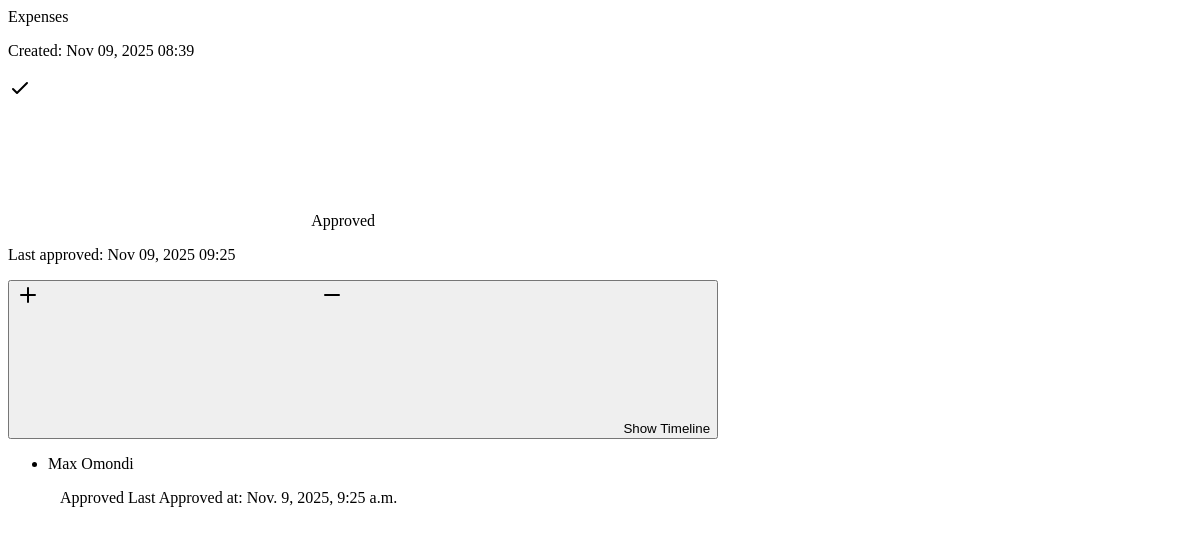
The page /approvals/search-approvals/ (signed in) on the database as committed earlier.
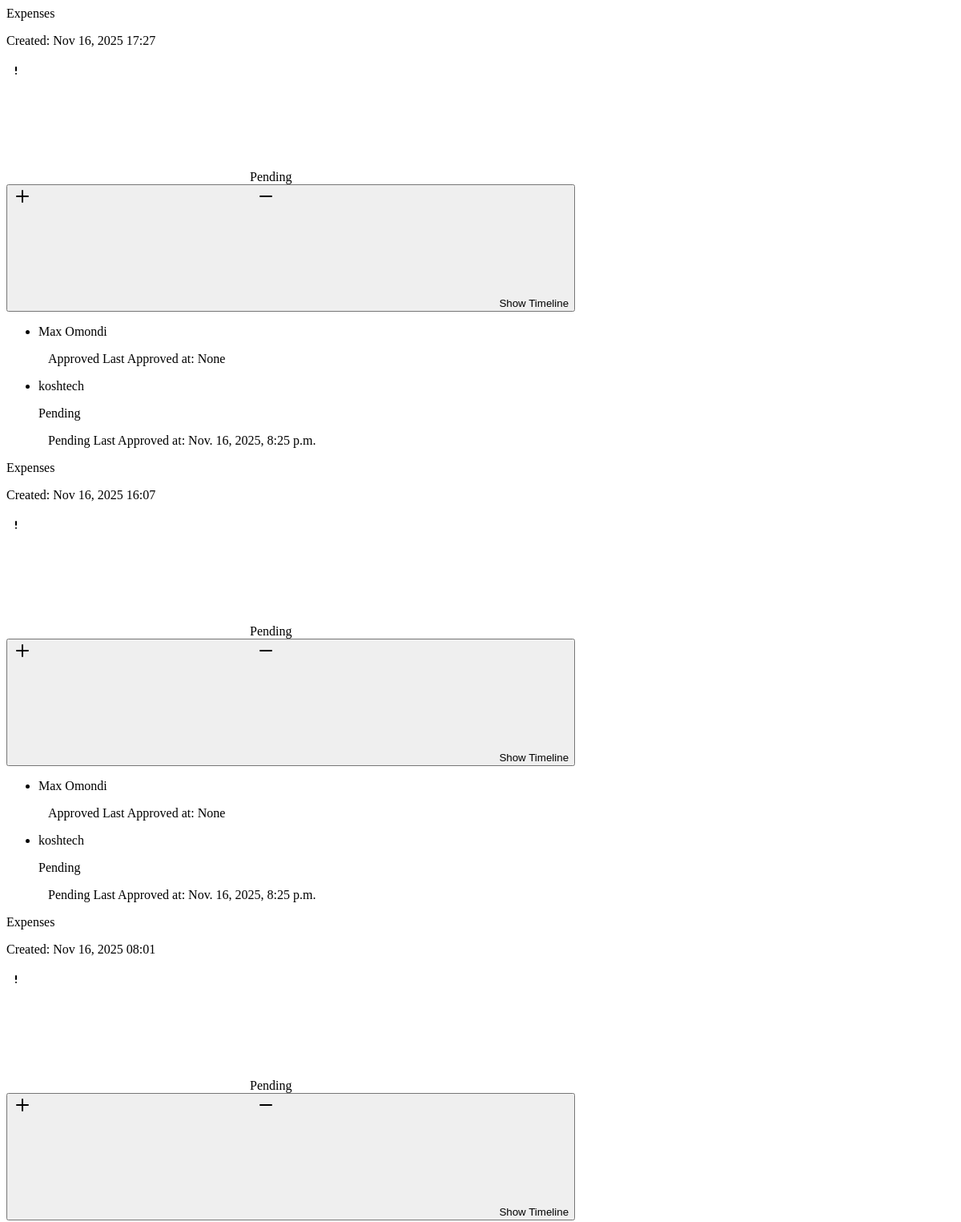
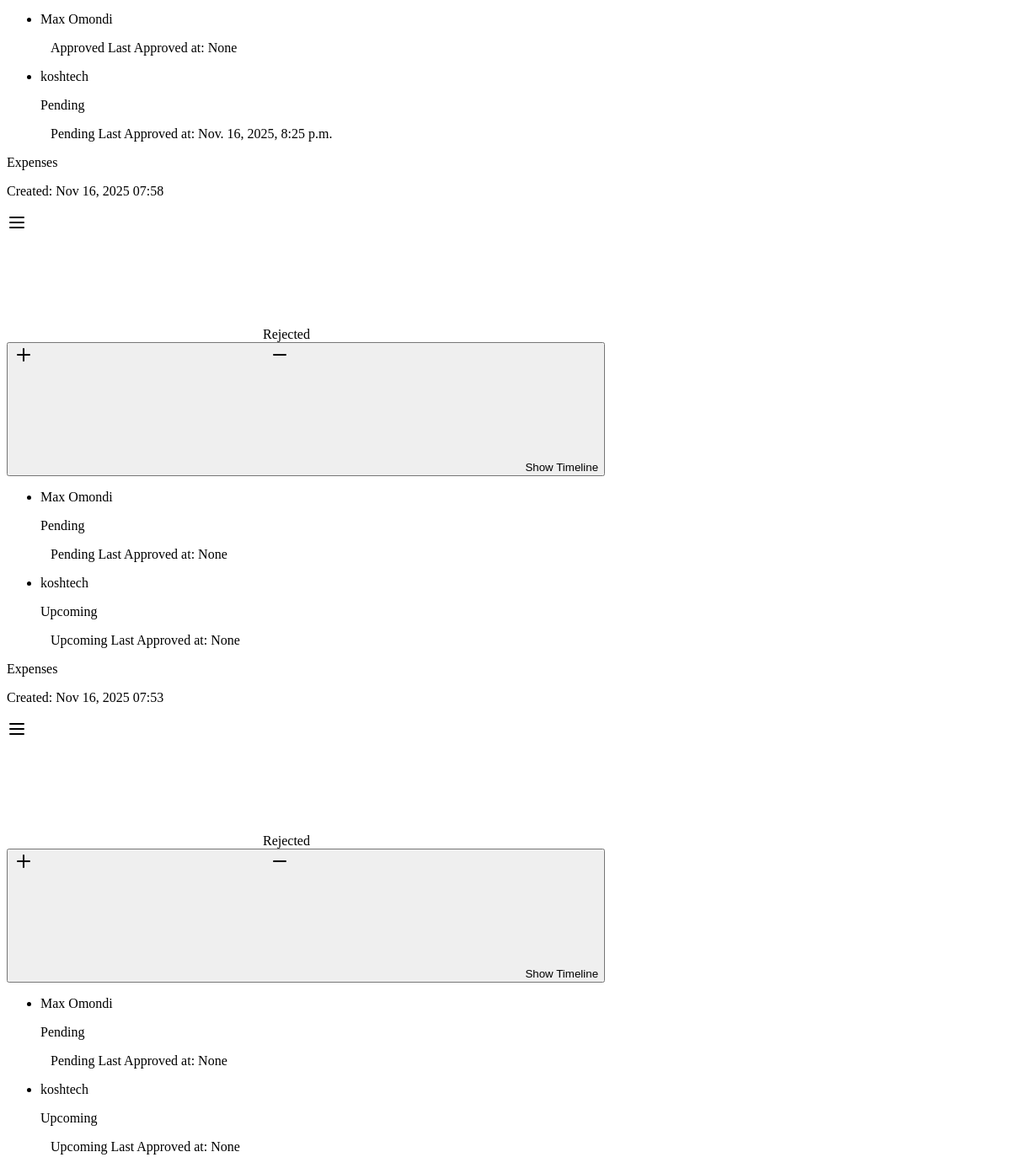
The same page on the database as committed later (2 pictures, top to bottom).
### approvals/models.py (models this page shows, shortened)
class ApprovalRecord(models.Model):
    STATUS_CHOICES = [
        ("pending", "Pending"),
        ("approved", "Approved"),
        ("rejected", "Rejected"),
        ("notified", "Notified"),
    ]
    approval_type = models.ForeignKey(ApprovalType, on_delete=models.CASCADE)
    approver = models.ForeignKey(Employee, on_delete=models.CASCADE, related_name="approvals")
    creator = models.ForeignKey(Employee, on_delete=models.CASCADE, related_name="created_approvals")
    content_type = models.ForeignKey(ContentType, on_delete=models.CASCADE, blank=True, null=True)
    object_id = models.PositiveIntegerField(blank=True, null=True)
    content_object = GenericForeignKey("content_type", "object_id")
    level = models.PositiveIntegerField(default=1)
    status = models.CharField(max_length=20, choices=STATUS_CHOICES, default="pending")
    comment = models.TextField(blank=True, null=True)
    approved_at = models.DateTimeField(blank=True, null=True)
    is_proper_approver = models.BooleanField(default=True)
    was_notified = models.BooleanField(default=False)
    rich_content = HTMLField(blank=True, null=True)
    created_at = models.DateTimeField(auto_now_add=True)
    updated_at = models.DateTimeField(auto_now=True)

class ApprovalType(models.Model):
    name = models.CharField(max_length=100, unique=True)
    description = models.TextField(blank=True, null=True)

class ApprovalFlow(models.Model):
    approval_type = models.ForeignKey(ApprovalType, on_delete=models.CASCADE, related_name="flows")
    level = models.PositiveIntegerField()
    approver = models.ForeignKey(
        Employee, on_delete=models.SET_NULL, null=True, blank=True,
        related_name="flow_approver", help_text="The employee who should approve at this level"
    )
    department = models.ForeignKey(Department, on_delete=models.SET_NULL, null=True, blank=True)
    sub_department = models.ForeignKey(SubDepartment, on_delete=models.SET_NULL, null=True, blank=True)
    role = models.ForeignKey(Role, on_delete=models.SET_NULL, null=True, blank=True)
    is_proper_approver = models.BooleanField(default=True)
    notify_approver = models.BooleanField(default=False)
    is_active = models.BooleanField(default=True)
    class Meta:
        unique_together = ('approval_type', 'level')
        ordering = ["level"]

### users/models.py (models this page shows, shortened)
class Employee(models.Model):
    EMPLOYMENT_TYPE_CHOICES = [
        ('full_time', 'Full-Time'),
        ('part_time', 'Part-Time'),
        ('contract', 'Contract'),
        ('intern', 'Intern'),
    ]
    GENDER_CHOICES = [
        ('male', 'Male'),
        ('female', 'Female'),
        ('other', 'Other'),
    ]
    MARITAL_STATUS_CHOICES = [
        ('single', 'Single'),
        ('married', 'Married'),
        ('divorced', 'Divorced'),
        ('widowed', 'Widowed'),
    ]
    JOB_STATUS_CHOICES = [
        ('active', 'Active'),
        ('suspended', 'Suspended'),
        ('terminated', 'Terminated'),
        ('resigned', 'Resigned'),
    ]
    employee_code = models.CharField(max_length=20, unique=True)
    full_name = models.CharField(max_length=255, null=True)
    phone_number = models.CharField(max_length=20,null=True)
    date_of_joining = models.DateField(null=True, blank=True)
    department = models.ForeignKey(Department, on_delete=models.SET_NULL, null=True, blank=True)
    sub_department = models.ForeignKey(SubDepartment, on_delete=models.SET_NULL, null=True, blank=True)
    stations = models.ManyToManyField(
        "attendance.Station",
        related_name="employees",
        blank=True
    )
    job_position = models.CharField(max_length=255, blank=True, null=True)
    employment_type = models.CharField(max_length=50, choices=[("full_time", "Full Time"), ("part_time", "Part Time"), ("contract", "Contract")])
    gender = models.CharField(max_length=10,null=True, choices=[("male", "Male"), ("female", "Female"), ("other", "Other")])
    marital_status = models.CharField(max_length=15,null=True, choices=[("single", "Single"), ("married", "Married"), ("divorced", "Divorced")])
    job_status = models.CharField(max_length=20, choices=[("active", "Active"), ("inactive", "Inactive")])
    national_id = models.CharField(max_length=20, blank=True, null=True)
    date_of_birth = models.DateField(null=True, blank=True)
    address = models.TextField(blank=True, null=True)
    bank_account_number = models.CharField(max_length=30, blank=True, null=True)
    bank_name = models.CharField(max_length=100, blank=True, null=True)
    next_of_kin_name = models.CharField(max_length=255, blank=True, null=True)
    next_of_kin_relationship = models.CharField(max_length=100, blank=True, null=True)
    next_of_kin_phone = models.CharField(max_length=20, blank=True, null=True)
    documents = models.FileField(upload_to="employee_docs/", blank=True, null=True)
    profile_image = models.ImageField(
        upload_to="employee_photos/",
        null=True,
        blank=True,
        help_text="Upload employee profile picture"
    )
    created_at = models.DateTimeField(auto_now_add=True)
    updated_at = models.DateTimeField(auto_now=True)

### approvals/web/views.py (the view)
# urls.py: path("search-approvals/", web_views.search_my_created_approvals, name="search-my-created-approvals"),
def search_my_created_approvals(request: HttpRequest):
    user = Employee.objects.get(employee_code=request.user.username)
    status_filter = request.GET.get("filter", "all")
    search_query = request.GET.get("search", "").strip()
    approvals = ApprovalRecord.objects.filter(creator=user).select_related(
        "approval_type", "approver", "creator"
    ).prefetch_related("approval_type__flows").order_by("-created_at")[:5]
    if status_filter == "approved":
        approvals = approvals.filter(status="approved")
    elif status_filter == "pending":
        approvals = approvals.filter(status="pending")
    if search_query:
        approvals = approvals.filter(
            Q(approval_type__name__icontains=search_query) |
            Q(rich_content__icontains=search_query)
        )
    items = build_approval_timeline(approvals)
    return render(request, "approvals/partials/my_created_approvals_list.html", {
        "items": items,
        "search_query": search_query,
        "filter": status_filter,
    })

### approvals/templates/approvals/partials/my_created_approvals_list.html (shortened to what this page needs)
{% if items %}
<div class="space-y-6">
  {% for item in items|slice:":5" %}
  <div class="border rounded-xl p-5 shadow-sm bg-white">
    <div class="flex flex-col sm:flex-row justify-between items-start sm:items-center mb-4">
      <div>
        <p class="text-lg font-semibold text-gray-800">
          {{ item.approval.approval_type.name }}
        </p>
        <p class="text-sm text-gray-500">
          Created: {{ item.approval.created_at|date:"M d, Y H:i" }}
        </p>
      </div>
      <span class="flex items-center gap-1 text-xs px-3 py-1 rounded-full mt-2 sm:mt-0
        {% if item.approval.status == 'approved' %} bg-green-100 text-green-700
        {% elif item.approval.status == 'pending' %} bg-orange-100 text-orange-700
        {% else %} bg-gray-200 text-gray-700 {% endif %}">
        {% if item.approval.status == 'approved' %}
          <svg class="h-4 w-4" fill="none" stroke="currentColor">
            <path stroke-linecap="round" stroke-linejoin="round" stroke-width="2"
                  d="M5 13l4 4L19 7" />
          </svg>
        {% elif item.approval.status == 'pending' %}
          <svg class="h-4 w-4" fill="none" stroke="currentColor">
            <path stroke-linecap="round" stroke-linejoin="round" stroke-width="2"
                  d="M12 8v4m0 4h.01" />
          </svg>
        {% else %}
          <svg class="h-4 w-4" fill="none" stroke="currentColor">
            <path stroke-linecap="round" stroke-linejoin="round" stroke-width="2"
                  d="M4 6h16M4 12h16M4 18h16" />
          </svg>
        {% endif %}
        {{ item.approval.status|title }}
      </span>
    </div>
    {% if item.last_approval_date %}
    <p class="text-sm text-green-600 mb-3">
      Last approved: {{ item.last_approval_date|date:"M d, Y H:i" }}
    </p>
    {% endif %}
    <div x-data="{ open: false }" class="mt-3">
      <button @click="open = !open"
              class="flex items-center gap-2 text-blue-600 hover:underline mb-2">
        <svg x-show="!open" class="h-5 w-5" fill="none" stroke="currentColor">
          <path stroke-linecap="round" stroke-linejoin="round" stroke-width="2"
                d="M12 5v14m7-7H5" />
        </svg>
        <svg x-show="open" class="h-5 w-5" fill="none" stroke="currentColor">
          <path stroke-linecap="round" stroke-linejoin="round" stroke-width="2"
                d="M19 12H5" />
        </svg>
        Show Timeline
      </button>
      <div x-show="open" x-collapse class="mt-2">
        <div class="flow-root">
          <ul class="relative border-l border-gray-200 dark:border-gray-700">
            {% for s in item.stages %}
            <li class="mb-10 ml-6 relative">
              <div class="flex flex-col sm:flex-row sm:justify-between sm:items-center">
                <div>
                  <p class="font-medium text-gray-800">
                    {% if s.flow.approver %}
                      {{ s.flow.approver.full_name }}
                    {% else %}
                      Approver not assigned
                    {% endif %}
                  </p>
                  {% if s.status == 'approved' %}
                    <p class="text-sm text-green-600">
                    </p>
                  {% elif s.status == 'pending' %}
                    <p class="text-sm text-orange-600">Pending</p>
                  {% else %}
                    <p class="text-sm text-gray-400">Upcoming</p>
                  {% endif %}
                </div>
                <span class="mt-1 sm:mt-0 text-xs px-1 py-0.2 rounded-full
                  {% if s.status == 'approved' %} bg-green-100 text-green-700
                  {% elif s.status == 'pending' %} bg-orange-100 text-orange-700
                  {% else %} bg-gray-200 text-gray-700 {% endif %}">
                  &nbsp; &nbsp;{{ s.status|title }} Last Approved at: {{ s.approved_at}}
                </span>
              </div>
            </li>
            {% endfor %}
          </ul>
        </div>
      </div>
    </div>
  </div>
  {% endfor %}
</div>
{% else %}
<p class="text-gray-500 text-center py-6">No approvals found.</p>
{% endif %}

Rows that differ between the two databases and show on the page:
no longer on this page (row unchanged): ApprovalRecord: approval.approval_type.name "Expenses", approval.created_at "Nov 09, 2025 08:39", approval.status "Approved", last_approval_date "Nov 09, 2025 09:25", ApprovalFlow (flow.approver.full_name "Max Omondi", status "Approved", approved_at "Nov. 9, 2025, 9:25 a.m.")
added ApprovalRecord: approval.approval_type.name "Expenses", approval.created_at "Nov 16, 2025 17:27", approval.status "Pending", ApprovalFlow (flow.approver.full_name "Max Omondi", status "Approved", approved_at "None")
added ApprovalFlow: flow.approver.full_name "koshtech", shows "Pending", status "Pending", approved_at "Nov. 16, 2025, 8:25 p.m.", status "Upcoming", approved_at "None"
added ApprovalRecord: approval.approval_type.name "Expenses", approval.created_at "Nov 16, 2025 16:07", approval.status "Pending", ApprovalFlow (flow.approver.full_name "Max Omondi", status "Approved", approved_at "None")
added ApprovalRecord: approval.approval_type.name "Expenses", approval.created_at "Nov 16, 2025 08:01", approval.status "Pending", ApprovalFlow (flow.approver.full_name "Max Omondi", status "Approved", approved_at "None")
added ApprovalRecord: approval.approval_type.name "Expenses", approval.created_at "Nov 16, 2025 07:58", approval.status "Rejected", ApprovalFlow (flow.approver.full_name "Max Omondi", shows "Pending", status "Pending", approved_at "None")
added ApprovalRecord: approval.approval_type.name "Expenses", approval.created_at "Nov 16, 2025 07:53", approval.status "Rejected", ApprovalFlow (flow.approver.full_name "Max Omondi", shows "Pending", status "Pending", approved_at "None")
